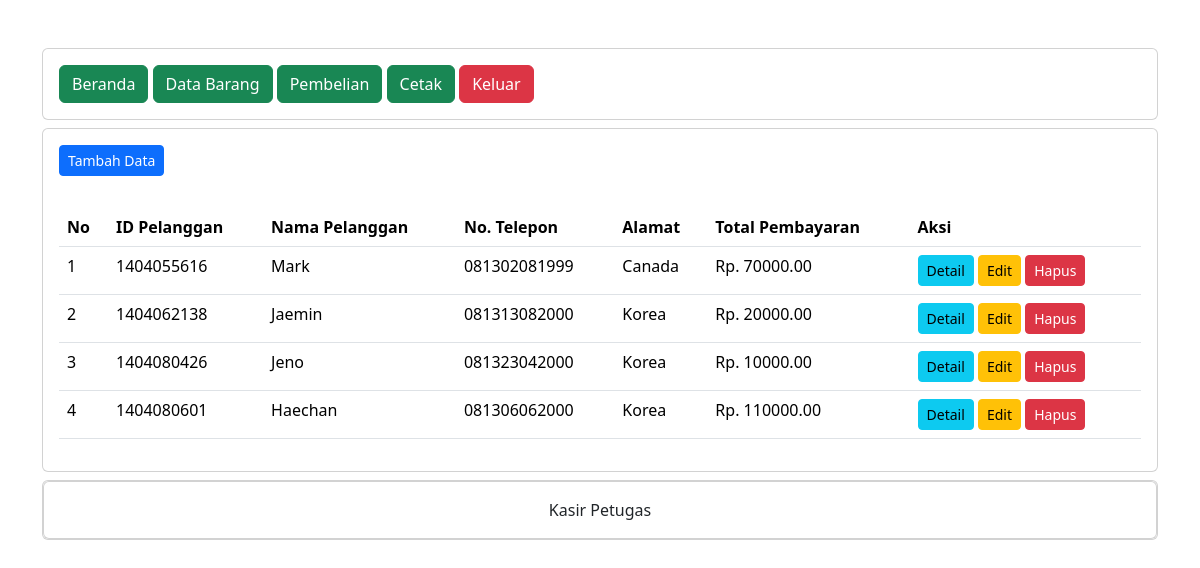
Screenshot of /petugas/pembelian.php (signed in) with the database file from the repository.
### tables this page shows
CREATE TABLE `penjualan` (
  `PenjualanID` int(11) NOT NULL,
  `TanggalPenjualan` date NOT NULL,
  `TotalHarga` decimal(10,2) NOT NULL,
  `PelangganID` int(11) NOT NULL
);

CREATE TABLE `pelanggan` (
  `PelangganID` int(11) NOT NULL,
  `NamaPelanggan` varchar(255) NOT NULL,
  `Alamat` text NOT NULL,
  `NomorTelepon` varchar(15) NOT NULL
);

### petugas/pembelian.php (the view, shortened to what this page needs)
<?php
include "header.php";
include "navbar.php";
?>
<div class="card mt-2">
    <div class="card-body">
        <button type="button" class="btn btn-primary btn-sm" data-bs-toggle="modal" data-bs-target="#tambah-data">
            Tambah Data
        </button>
    </div>
    <div class="card-body">
        <table class="table">
            <thead>
                <tr>
                    <th>No</th>
                    <th>ID Pelanggan</th>
                    <th>Nama Pelanggan</th>
                    <th>No. Telepon</th>
                    <th>Alamat</th>
                    <th>Total Pembayaran</th>
                    <th>Aksi</th>
                </tr>
            </thead>
            <tbody>
                <?php
                include '../koneksi.php';
                $no = 1;
                $data = mysqli_query($koneksi, "SELECT * FROM pelanggan INNER JOIN
penjualan ON pelanggan.PelangganID=penjualan.PelangganID");
                while ($d = mysqli_fetch_array($data)) {
                ?>
                    <tr>
                        <td><?php echo $no++; ?></td>
                        <td><?php echo $d['PelangganID']; ?></td>
                        <td><?php echo $d['NamaPelanggan']; ?></td>
                        <td><?php echo $d['NomorTelepon']; ?></td>
                        <td><?php echo $d['Alamat']; ?></td>
                        <td>Rp. <?php echo $d['TotalHarga']; ?></td>
                        <td>
                            <a class="btn btn-info btn-sm" href="detail_pembelian.php?PelangganID=<?php echo $d['PelangganID'];
                                                                                                    ?>">Detail</a>
                            <button type="button" class="btn btn-warning btn-sm" data-bs-toggle="modal" data-bs-target="#edit-data<?php echo $d['PelangganID'];
                                                                                                                                    ?>">
                                Edit
                            </button>
                            <button type="button" class="btn btn-danger btn-sm" data-bs-toggle="modal" data-bs-target="#hapus-data<?php echo $d['PelangganID'];
                                                                                                                                    ?>">
                                Hapus
                            </button>
                        </td>
                    </tr>
                <?php } ?>
            </tbody>
        </table>
    </div>
</div>
<?php
include "footer.php";
?>

### rows the page displays
penjualan: PelangganID "1404055616", PelangganID.NamaPelanggan "Mark", PelangganID.NomorTelepon "081302081999", PelangganID.Alamat "Canada", TotalHarga "70000.00"
penjualan: PelangganID "1404062138", PelangganID.NamaPelanggan "Jaemin", PelangganID.NomorTelepon "081313082000", PelangganID.Alamat "Korea", TotalHarga "20000.00"
penjualan: PelangganID "1404080426", PelangganID.NamaPelanggan "Jeno", PelangganID.NomorTelepon "081323042000", PelangganID.Alamat "Korea", TotalHarga "10000.00"
penjualan: PelangganID "1404080601", PelangganID.NamaPelanggan "Haechan", PelangganID.NomorTelepon "081306062000", PelangganID.Alamat "Korea", TotalHarga "110000.00"
